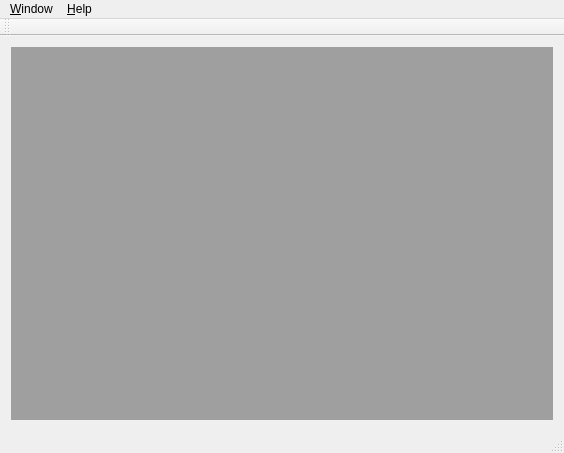
<?xml version="1.0" encoding="UTF-8"?>
<ui version="4.0">
 <class>MainWindowClass</class>
 <widget class="QMainWindow" name="MainWindowClass">
  <property name="geometry">
   <rect>
    <x>0</x>
    <y>0</y>
    <width>564</width>
    <height>453</height>
   </rect>
  </property>
  <property name="windowTitle">
   <string>zebra-tester - A DAC tester utility</string>
  </property>
  <widget class="QWidget" name="centralWidget">
   <layout class="QGridLayout" name="gridLayout">
    <item row="0" column="0">
     <widget class="QMdiArea" name="mdiArea"/>
    </item>
   </layout>
  </widget>
  <widget class="QMenuBar" name="menuBar">
   <property name="geometry">
    <rect>
     <x>0</x>
     <y>0</y>
     <width>564</width>
     <height>20</height>
    </rect>
   </property>
   <widget class="QMenu" name="menuWindow">
    <property name="title">
     <string>&amp;Window</string>
    </property>
   </widget>
   <widget class="QMenu" name="menuHelp">
    <property name="title">
     <string>&amp;Help</string>
    </property>
   </widget>
   <addaction name="menuWindow"/>
   <addaction name="menuHelp"/>
  </widget>
  <widget class="QStatusBar" name="statusBar"/>
  <widget class="QToolBar" name="toolBar">
   <property name="windowTitle">
    <string>toolBar</string>
   </property>
   <property name="allowedAreas">
    <set>Qt::TopToolBarArea</set>
   </property>
   <attribute name="toolBarArea">
    <enum>TopToolBarArea</enum>
   </attribute>
   <attribute name="toolBarBreak">
    <bool>false</bool>
   </attribute>
  </widget>
 </widget>
 <layoutdefault spacing="6" margin="11"/>
 <resources/>
 <connections/>
</ui>
